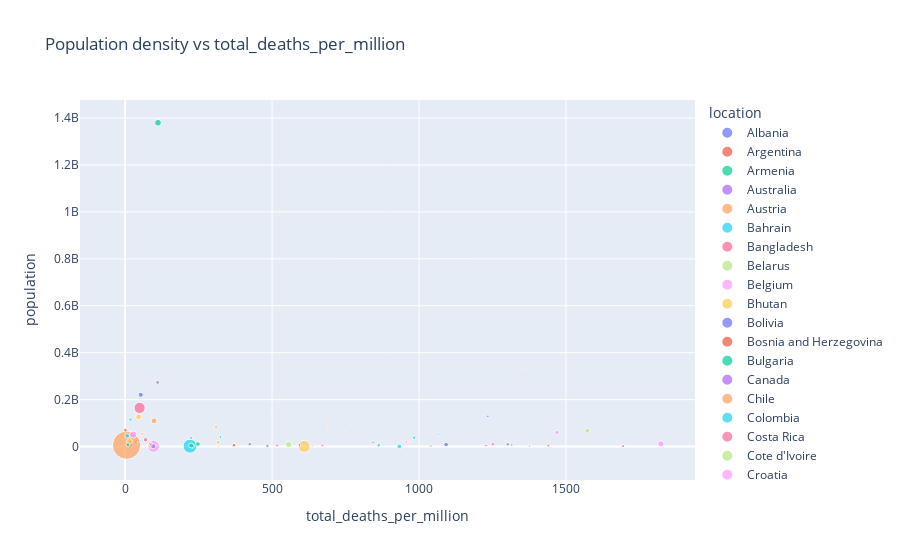

The cell this chart's notebook holds for it:
### Markdown cell above
if the population of the country is under 1 million, the value of total_cases_per_million is scaled up proportionally and may be inaccurate

### Code cell
px.scatter(odfdt,x='total_deaths_per_million',y='population', size = 'population_density',
           color='location', hover_data=['location'],
           title='Population density vs total_deaths_per_million')
